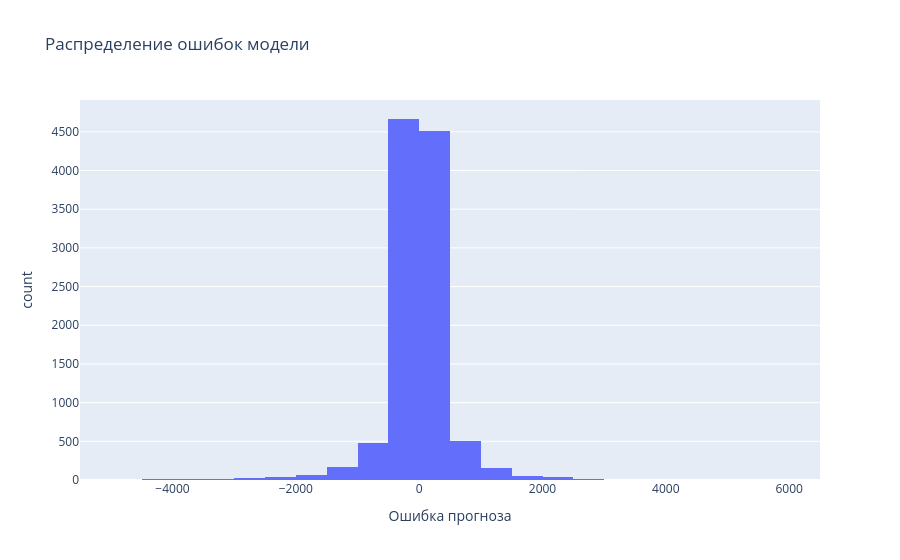

Notebook cell for this chart:
### Code cell
px.histogram(
    predictions_df,
    x="error",
    nbins=50,
    title="Распределение ошибок модели",
    labels={"error": "Ошибка прогноза"}
)

### Figure 1 — Plotly figure (JSON) as saved in the notebook; plotly's stock layout.template omitted (floating-point values rounded to 4 significant figures; data arrays with more than 128 entries replaced by an {"elided": "..."} marker saying what was removed)
{"data": [{"bingroup": "x", "hovertemplate": "Ошибка прогноза=%{x}<br>count=%{y}<extra></extra>", "legendgroup": "", "marker": {"color": "#636efa", "pattern": {"shape": ""}}, "name": "", "nbinsx": 50, "orientation": "v", "showlegend": false, "type": "histogram", "x": {"elided": "10788 float values"}, "xaxis": "x", "yaxis": "y"}], "layout": {"barmode": "relative", "legend": {"tracegroupgap": 0}, "title": {"text": "Распределение ошибок модели"}, "xaxis": {"anchor": "y", "domain": [0, 1], "title": {"text": "Ошибка прогноза"}}, "yaxis": {"anchor": "x", "domain": [0, 1], "title": {"text": "count"}}}}
